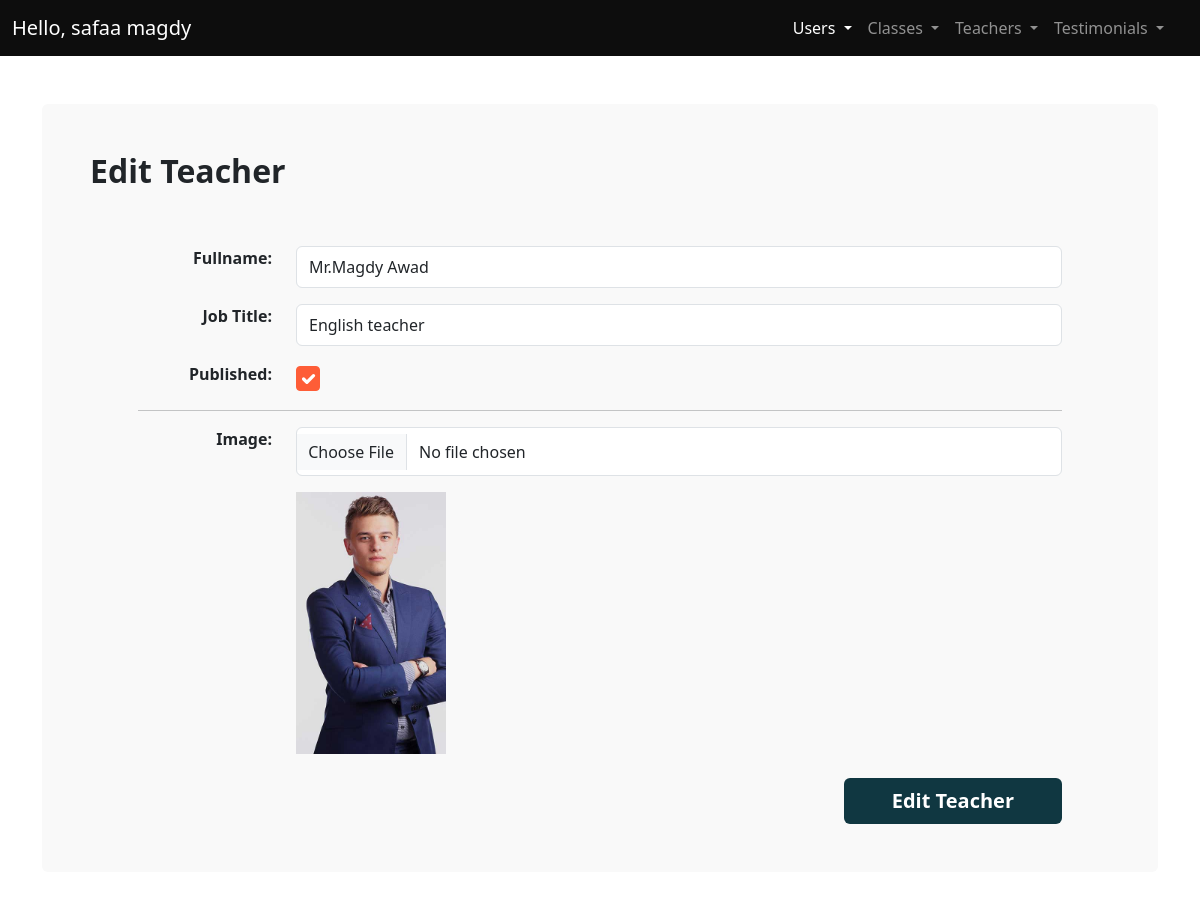
The app's page /admin/edit_teacher.php?id=11 (signed in) with its own data.
### tables this page shows
CREATE TABLE `teachers` (
  `id` int(11) NOT NULL,
  `fullName` varchar(50) NOT NULL,
  `jopTitle` varchar(50) NOT NULL,
  `published` tinyint(1) NOT NULL,
  `image` varchar(100) NOT NULL,
  `facebook` varchar(50) DEFAULT NULL,
  `twitter` varchar(50) DEFAULT NULL,
  `linkedin` varchar(50) DEFAULT NULL,
  `regDate` timestamp NOT NULL DEFAULT current_timestamp()
);

### admin/edit_teacher.php (the view, shortened to what this page needs)
<?php
require_once "includes/conn.php";
if($_SERVER['REQUEST_METHOD'] == "GET") {
  try{
    $sql = "SELECT * FROM `teachers` WHERE id=?";
    $stmt = $conn->prepare($sql);
    $id=$_GET['id'];
    $stmt->execute([$id]);
    $teacher= $stmt->fetch();
  }catch(Exception $e){
    $error= $e->getMessage();
  }
}
?>
<!DOCTYPE html>
<html lang="en">
  <head>
    <link rel="stylesheet" href="css/main.min.css" />
    <link rel="stylesheet" href="css/styles.css" />
  </head>
  <body>
    <main>
    <?php require_once "includes/navbar.php"; ?>
      <div class="container my-5">
        <div class="bg-light p-5 rounded">
          <h2 class="fw-bold fs-2 mb-5 pb-2">Edit Teacher</h2>
          <form action="" method="post" class="px-md-5" enctype="multipart/form-data">
            <div class="form-group mb-3 row">
              <label for="" class="form-label col-md-2 fw-bold text-md-end"
                >Fullname:</label
              >
              <div class="col-md-10">
                <input
                  type="text"
                  placeholder="<?php echo $teacher['fullName'] ?>"
                  class="form-control py-2"
                  name="fullName"
                  value="<?php echo $teacher['fullName'] ?>"
                />
              </div>
            </div>
            <div class="form-group mb-3 row">
              <label for="" class="form-label col-md-2 fw-bold text-md-end"
                >Job Title:</label
              >
              <div class="col-md-10">
                <input
                  type="text"
                  placeholder="<?php echo $teacher['jopTitle'] ?>"
                  class="form-control py-2"
                  name="jopTitle"
                  value="<?php echo $teacher['jopTitle'] ?>"
                />
              </div>
            </div>
            <div class="form-group mb-3 row">
              <label for="" class="form-label col-md-2 fw-bold text-md-end"
                >Published:</label
              >
              <div class="col-md-10">
                <input
                  type="checkbox"
                  class="form-check-input"
                  style="padding: 0.7rem"
                  name="published"
                  value=1
                  <?php echo ($teacher['published']==1)?"checked":"" ?>
                />
              </div>
            </div>
            <hr />
            <div class="form-group mb-3 row">
              <label for="" class="form-label col-md-2 fw-bold text-md-end"
                >Image:</label
              >
              <div class="col-md-10">
                <input
                  type="file"
                  class="form-control"
                  style="padding: 0.7rem"
                  name="image"
                />
              </div>
            </div>
            <div class="row justify-content-end">
              <div class="col-md-10">
                <img
                  src="../images/<?php echo $teacher['image'] ?>"
                  alt="teacher-image"
                  style="max-width: 150px"
                />
              </div>
            </div>
            <div class="text-md-end">
              <button
                class="btn mt-4 btn-secondary text-white fs-5 fw-bold border-0 py-2 px-md-5"
              >
                Edit Teacher
              </button>
            </div>
          </form>
        </div>
      </div>
    </main>
  </body>
</html>

### records on screen
teachers: fullName "Mr.Magdy Awad", jopTitle "English teacher", published "☑", image (picture)

### other values on screen
$name "safaa magdy"
